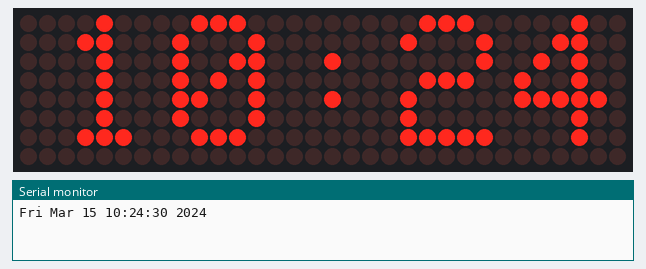
A sketch run on a simulated ESP32. Parts: 32×8 LED matrix, the last lines printed to the serial monitor. WiFi joins after 1.5 s; servers stay silent unless stated; the local clock reads 2024-03-15 10:24:30 at power-on unless the sketch sets it.

Above: at 0.1 s.
At 2.16 s:
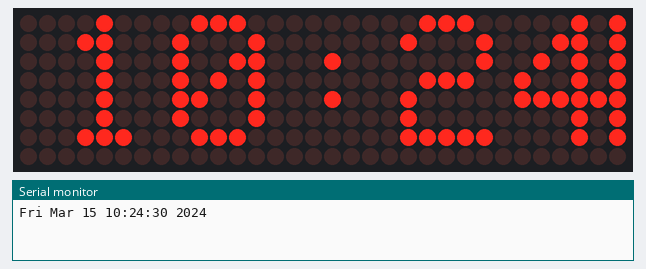
At 3.11 s:
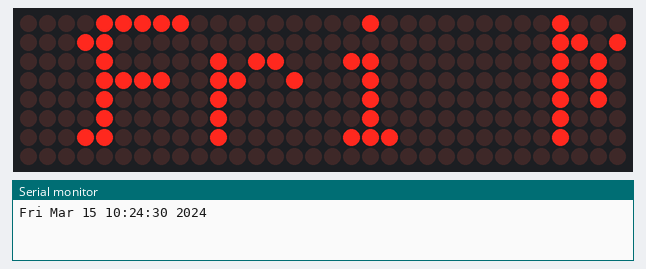
At 10.96 s:
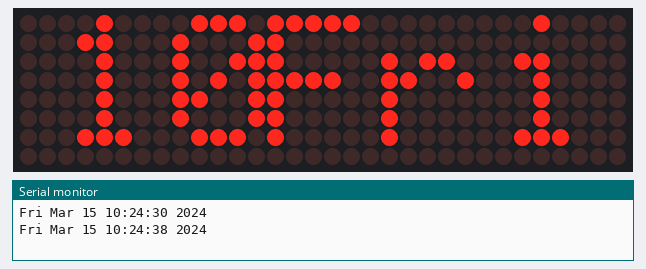
At 18.8 s:
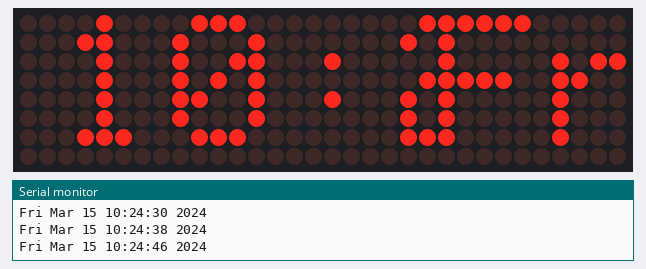
At 32.7 s:
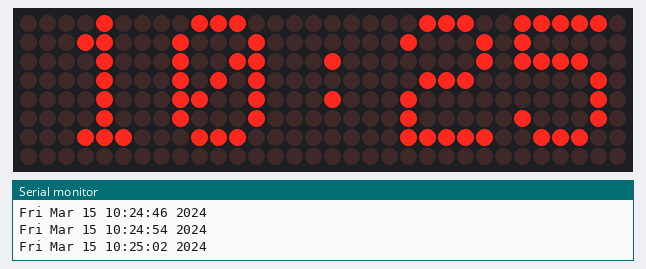

Measured:
- what the display in image 5 shows lasts 2.0 s, from 32.7 s to 34.7 s

The sketch:

esp32-ntp-Max7219.ino
```cpp
#define ESP32 1
#ifdef ESP32
  #include <WiFi.h>
#else
  #include <ESP8266WiFi.h>
#endif
#include <SPI.h>
#include <Adafruit_GFX.h>
#include <Max72xxPanel.h>
#include <time.h>

//++choi
// Digital I/O used
#define SPI_MOSI      23
#define SPI_MISO      19    // not connected
#define SPI_SCK       18
#define MAX_CS        05    //15

// LED Matrix Pin -> ESP8266 Pin
// Vcc            -> 3v  (3V on NodeMCU 3V3 on WEMOS)
// Gnd            -> Gnd (G on NodeMCU)
// DIN            -> D7  (Same Pin for WEMOS)
// CS             -> D4  (Same Pin for WEMOS)
// CLK            -> D5  (Same Pin for WEMOS)

int pinCS = MAX_CS; // Attach CS to this pin, DIN to MOSI and CLK to SCK (cf http://arduino.cc/en/Reference/SPI )
int numberOfHorizontalDisplays = 4;
int numberOfVerticalDisplays   = 1;
char time_value[20];
const char *ssid = "myLGNet_Eagle_2";
const char *password = "NavVision6022!";

Max72xxPanel matrix = Max72xxPanel(pinCS, numberOfHorizontalDisplays, numberOfVerticalDisplays);

int wait = 70; // In milliseconds

int spacer = 1;
int width  = 5 + spacer; // The font width is 5 pixels

void setup() {
  Serial.begin(115200);
  WiFi.begin(ssid,password);
  configTime(0 * 3600, 0, "pool.ntp.org", "time.nist.gov");
  setenv("TZ", "KST-9KDT-10,M5.2.0/2,M10.2.0/3",1);
  matrix.setIntensity(0); // Use a value between 0 and 15 for brightness
  matrix.setRotation(0, 1);    // The first display is position upside down
  matrix.setRotation(1, 1);    // The first display is position upside down
  matrix.setRotation(2, 1);    // The first display is position upside down
  matrix.setRotation(3, 1);    // The first display is position upside down
}

void loop() {
  matrix.fillScreen(LOW);
  time_t now = time(nullptr);
  String time = String(ctime(&now));
  time.trim();
  Serial.println(time);
  time.substring(11,19).toCharArray(time_value, 10);
  matrix.drawChar(2,0, time_value[0], HIGH,LOW,1); // H
  matrix.drawChar(8,0, time_value[1], HIGH,LOW,1); // HH
  matrix.drawChar(14,0,time_value[2], HIGH,LOW,1); // HH:
  matrix.drawChar(20,0,time_value[3], HIGH,LOW,1); // HH:M
  matrix.drawChar(26,0,time_value[4], HIGH,LOW,1); // HH:MM
  matrix.write(); // Send bitmap to display
  delay(2000);
  display_message(time); // Display time in format 'Wed, Mar 01 16:03:20 2017
}

void display_message(String message){
   for ( int i = 0 ; i < width * message.length() + matrix.width() - spacer; i++ ) {
    //matrix.fillScreen(LOW);
    int letter = i / width;
    int x = (matrix.width() - 1) - i % width;
    int y = (matrix.height() - 8) / 2; // center the text vertically
    while ( x + width - spacer >= 0 && letter >= 0 ) {
      if ( letter < message.length() ) {
        matrix.drawChar(x, y, message[letter], HIGH, LOW, 1); // HIGH LOW means foreground ON, background off, reverse to invert the image
      }
      letter--;
      x -= width;
    }
    matrix.write(); // Send bitmap to display
    delay(wait/2);
  }
}
```
